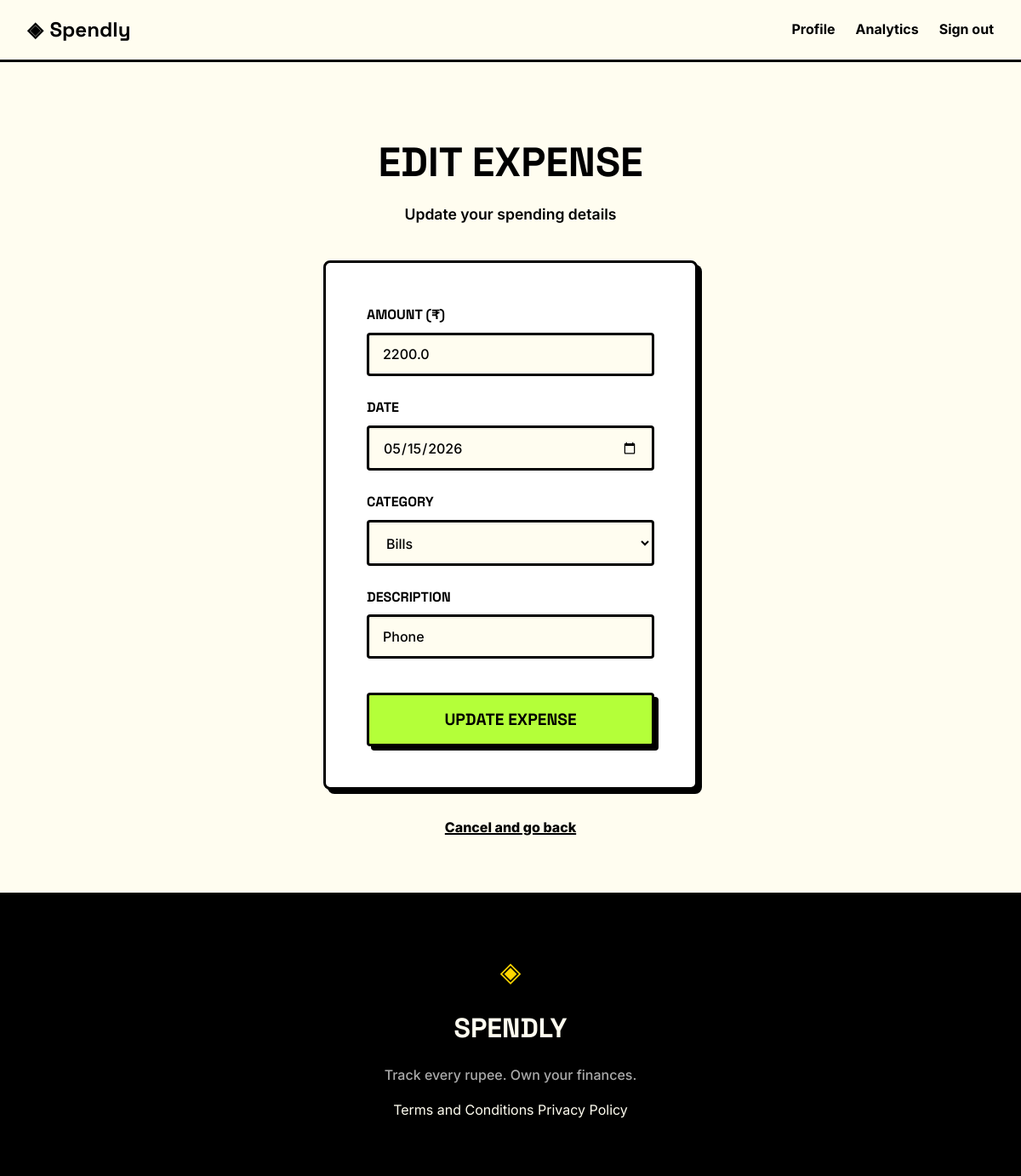
Page /expenses/18/edit (signed in) on the earlier database version.
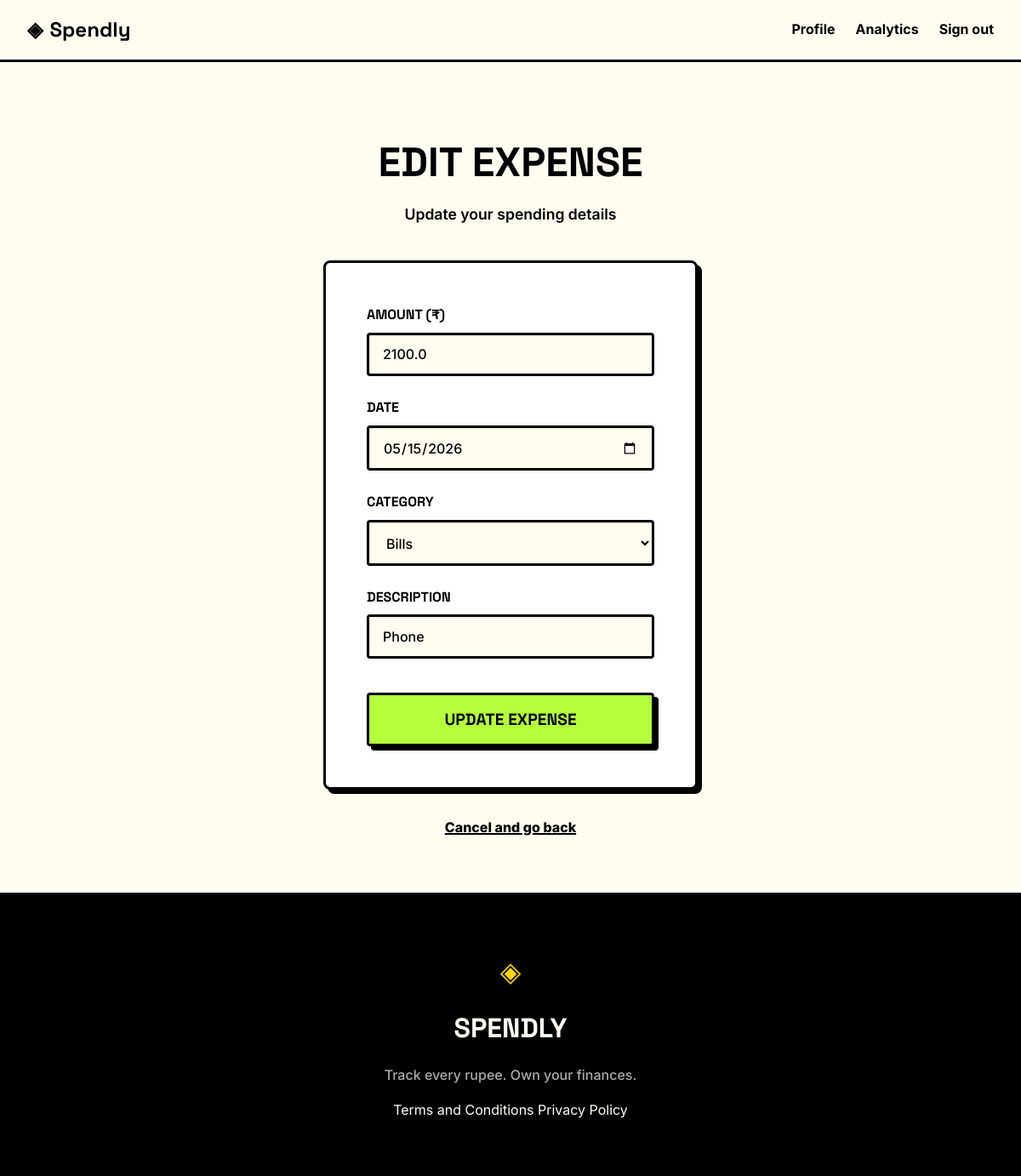
Same page on the later database version.
### tables this page shows
CREATE TABLE expenses (
            id INTEGER PRIMARY KEY AUTOINCREMENT,
            user_id INTEGER NOT NULL,
            amount REAL NOT NULL,
            category TEXT NOT NULL,
            date TEXT NOT NULL,
            description TEXT,
            created_at TEXT DEFAULT CURRENT_TIMESTAMP,
            FOREIGN KEY (user_id) REFERENCES users (id)
        );

### app.py (the view, shortened to what this page needs)
@app.route("/expenses/<int:id>/edit", methods=["GET", "POST"])
def edit_expense(id):
    if not g.user:
        return redirect(url_for("login"))
    expense = get_expense_by_id(id)
    if not expense:
        abort(404)
    if expense["user_id"] != g.user["id"]:
        abort(403)
    allowed_categories = [
        "Food",
        "Transport",
        "Bills",
        "Health",
        "Entertainment",
        "Shopping",
        "Other",
    ]
    return render_template("edit_expense.html", expense=expense)

### app.py (called while the page is built)
@app.before_request
def load_logged_in_user():
    user_id = session.get("user_id")
    if user_id is None:
        g.user = None
    else:
        g.user = get_user_by_id(user_id)

### database/db.py (called while the page is built)
def get_db():
    db_path = current_app.config.get("DATABASE", DATABASE) if current_app else DATABASE
    conn = sqlite3.connect(db_path)
    conn.row_factory = sqlite3.Row
    conn.execute("PRAGMA foreign_keys = ON;")
    return conn

def get_user_by_id(user_id):
    conn = get_db()
    cursor = conn.cursor()
    cursor.execute("SELECT * FROM users WHERE id = ?", (user_id,))
    user = cursor.fetchone()
    conn.close()
    return user

def get_expense_by_id(expense_id):
    conn = get_db()
    cursor = conn.cursor()
    cursor.execute("SELECT * FROM expenses WHERE id = ?", (expense_id,))
    expense = cursor.fetchone()
    conn.close()
    return expense

### templates/edit_expense.html (shortened to what this page needs)
{% extends "base.html" %}
{% block content %}
<section class="auth-section">
    <div class="auth-container">
        <header class="auth-header">
            <h1 class="auth-title">Edit Expense</h1>
            <p class="auth-subtitle">Update your spending details</p>
        </header>
        <div class="auth-card">
            <form action="{{ url_for('edit_expense', id=expense.id) }}" method="POST">
                <div class="form-group">
                    <label for="amount">Amount (₹)</label>
                    <input type="number" step="0.01" name="amount" id="amount" class="form-input" placeholder="0.00" value="{{ amount or expense.amount }}" required autofocus>
                </div>
                <div class="form-group">
                    <label for="date">Date</label>
                    <input type="date" name="date" id="date" class="form-input" value="{{ date or expense.date }}" required>
                </div>
                <div class="form-group">
                    <label for="category">Category</label>
                    <select name="category" id="category" class="form-input" required>
                        {% set current_cat = category or expense.category %}
                        {% for cat in ["Food", "Transport", "Bills", "Health", "Entertainment", "Shopping", "Other"] %}
                        <option value="{{ cat }}" {{ 'selected' if current_cat == cat }}>{{ cat }}</option>
                        {% endfor %}
                    </select>
                </div>
                <div class="form-group">
                    <label for="description">Description</label>
                    <input type="text" name="description" id="description" class="form-input" placeholder="What was this for?" value="{{ description or expense.description }}" required>
                </div>
                <button type="submit" class="btn-submit">Update Expense</button>
            </form>
        </div>
        <div class="auth-switch">
            <a href="{{ url_for('profile') }}">Cancel and go back</a>
        </div>
    </div>
</section>
{% endblock %}

### templates/base.html (shortened to what this page needs)
<!DOCTYPE html>
<html lang="en">
<head>
    <link rel="stylesheet" href="{{ url_for('static', filename='css/style.css') }}">
</head>
<body>
    <nav class="navbar">
        <div class="nav-inner">
            <a href="{{ url_for('landing') }}" class="nav-brand">
                <span class="brand-icon">◈</span>
                <span class="brand-name">Spendly</span>
            </a>
            <div class="nav-links">
                {% if g.user %}
                    <a href="{{ url_for('profile') }}" class="{{ 'active' if request.endpoint == 'profile' }}">Profile</a>
                    <a href="{{ url_for('analytics') }}" class="{{ 'active' if request.endpoint == 'analytics' }}">Analytics</a>
                    <a href="{{ url_for('logout') }}">Sign out</a>
                {% else %}
                    <a href="{{ url_for('login') }}">Sign in</a>
                    <a href="{{ url_for('register') }}" class="nav-cta">Get started</a>
                {% endif %}
            </div>
        </div>
    </nav>
    <main class="main-content">
        {% block content %}{% endblock %}
    </main>
    <footer class="footer">
        <div class="footer-inner">
            <span class="brand-icon">◈</span>
            <span class="footer-name">Spendly</span>
            <p class="footer-copy">Track every rupee. Own your finances.</p>
            <div class="footer-links">
                <a href="{{ url_for('terms') }}">Terms and Conditions</a>
                <a href="{{ url_for('privacy') }}">Privacy Policy</a>
            </div>
        </div>
    </footer>
</body>
</html>

### static/css/style.css (style rules this page uses)
:root { --ink: #000000; --ink-soft: #2d2d2d; --ink-muted: #555555; --ink-faint: #aaaaaa; --bg: #FFFDF0; --paper-card: #ffffff; --accent-pink: #FF66A1; --accent-cyan: #00E5FF; --accent-yellow: #FFD500; --accent-green: #B4FF39; --danger: #FF3333; --font-display: 'Space Grotesk', sans-serif; --font-body: 'Inter', system-ui, sans-serif; --max-width: 1200px; --auth-width: 440px; --border-thickness: 3px; --radius-sm: 4px; --radius-md: 8px; --radius-lg: 12px; --shadow-solid: 5px 5px 0px var(--ink); --shadow-solid-sm: 3px 3px 0px var(--ink); }
*, *::before, *::after { box-sizing: border-box; margin: 0; padding: 0; }
html { font-size: 16px; scroll-behavior: smooth; }
body { background: var(--bg); color: var(--ink); font-family: var(--font-body); font-size: 1rem; line-height: 1.6; -webkit-font-smoothing: antialiased; }
a { color: inherit; text-decoration: none; }
.navbar { position: sticky; top: 0; z-index: 100; background: var(--bg); border-bottom: var(--border-thickness) solid var(--ink); padding: 0 2rem; }
.nav-inner { max-width: var(--max-width); margin: 0 auto; height: 70px; display: flex; align-items: center; justify-content: space-between; }
.nav-brand { display: flex; align-items: center; gap: 0.5rem; font-family: var(--font-display); font-weight: 700; font-size: 1.5rem; color: var(--ink); }
.brand-icon { color: var(--ink); }
.brand-name { color: var(--ink); }
.nav-links { display: flex; align-items: center; gap: 1.5rem; font-size: 1rem; font-weight: 700; }
.nav-links a { color: var(--ink); transition: transform 0.1s; position: relative; }
.main-content { min-height: calc(100vh - 70px - 100px); }
.auth-section { min-height: calc(100vh - 70px - 100px); display: flex; align-items: center; justify-content: center; padding: 4rem 2rem; background: var(--bg); }
.auth-container { width: 100%; max-width: var(--auth-width); }
.auth-header { text-align: center; margin-bottom: 2.5rem; }
.auth-title { font-family: var(--font-display); font-size: 3rem; color: var(--ink); margin-bottom: 0.5rem; text-transform: uppercase; }
.auth-subtitle { font-size: 1.1rem; font-weight: 600; color: var(--ink); }
.auth-card { background: var(--paper-card); border: var(--border-thickness) solid var(--ink); border-radius: var(--radius-md); padding: 3rem; margin-bottom: 2rem; box-shadow: var(--shadow-solid); }
.form-group { margin-bottom: 1.5rem; }
.form-group label { display: block; font-family: var(--font-display); font-size: 1rem; font-weight: 700; color: var(--ink); margin-bottom: 0.5rem; text-transform: uppercase; }
.form-input { width: 100%; padding: 0.8rem 1rem; border: var(--border-thickness) solid var(--ink); border-radius: var(--radius-sm); font-family: var(--font-body); font-size: 1rem; font-weight: 500; color: var(--ink); background: var(--bg); outline: none; transition: all 0.1s; box-shadow: inset 2px 2px 0px rgba(0,0,0,0.05); }
.form-input::placeholder { color: var(--ink-faint); font-weight: 400; }
.btn-submit { width: 100%; padding: 1rem; background: var(--accent-green); color: var(--ink); border: var(--border-thickness) solid var(--ink); border-radius: var(--radius-sm); font-family: var(--font-display); font-size: 1.2rem; font-weight: 700; cursor: pointer; box-shadow: var(--shadow-solid); transition: all 0.1s ease; margin-top: 1rem; text-transform: uppercase; }
.auth-switch { text-align: center; font-size: 1rem; font-weight: 600; color: var(--ink); }
.auth-switch a { color: var(--ink); font-weight: 800; text-decoration: underline; text-decoration-thickness: 2px; }
.footer { background: var(--ink); color: var(--bg); padding: 4rem 2rem; text-align: center; border-top: var(--border-thickness) solid var(--ink); }
.footer-inner { display: flex; flex-direction: column; align-items: center; gap: 1rem; }
.footer .brand-icon { color: var(--accent-yellow); font-size: 2rem; }
.footer-name { font-family: var(--font-display); font-weight: 700; font-size: 2rem; text-transform: uppercase; }
.footer-copy { font-size: 1rem; font-weight: 500; color: var(--ink-faint); }

Differences in the rows shown:
changed expenses "Phone": amount "2200.0" → "2100.0"
